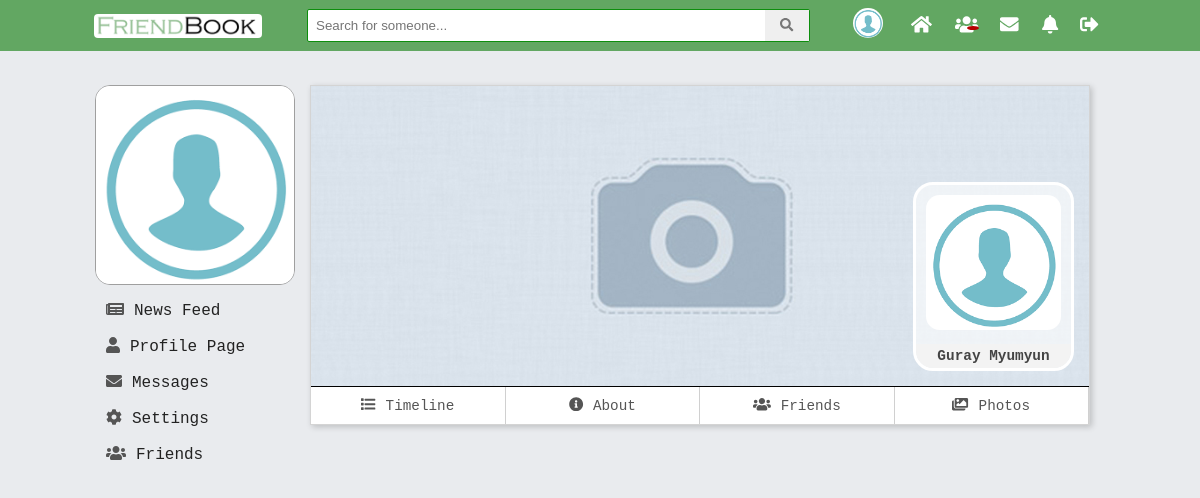
The page /V2.0/view/friends.php?id=9 (signed in) on the database its author committed.
### tables this page shows
CREATE TABLE `users` (
  `id` int(11) NOT NULL,
  `first_name` varchar(45) DEFAULT NULL,
  `last_name` varchar(45) DEFAULT NULL,
  `email` varchar(100) NOT NULL,
  `password` varchar(150) NOT NULL,
  `reg_date` timestamp NOT NULL DEFAULT CURRENT_TIMESTAMP ON UPDATE CURRENT_TIMESTAMP,
  `gender` varchar(45) NOT NULL,
  `birthday` date NOT NULL,
  `relation_status` varchar(30) DEFAULT NULL,
  `profile_pic` varchar(200) NOT NULL,
  `profile_cover` varchar(200) NOT NULL,
  `description` varchar(500) DEFAULT NULL,
  `display_name` varchar(45) DEFAULT NULL,
  `country_id` int(11) DEFAULT NULL,
  `mobile_number` int(11) DEFAULT NULL,
  `www` varchar(100) DEFAULT NULL,
  `skype` varchar(50) DEFAULT NULL
);

### V2.0/model/users_dao.php (called while the page is built, shortened)
<?php
function getUserInfo($user_id) {
    $pdo = $GLOBALS['pdo'];
    $statement = $pdo->prepare("SELECT profile_pic, profile_cover, id, first_name, last_name
                                FROM users
                                WHERE users.id = ?
                                ");
    $statement->execute(array($user_id));
    $result = $statement->fetch(PDO::FETCH_ASSOC);
    return $result;
}

### V2.0/view/friends.php (the view, shortened to what this page needs)
<?php
require_once "../include/header.php";
require_once  "../include/mainHeader.php";
require_once "../model/users_dao.php";
if(isset($_GET['id'])){
    $userIdInfo = getUserInfo(htmlentities($_GET['id']));
    $profilePic = $userIdInfo["profile_pic"];
    $profileCover = $userIdInfo["profile_cover"];
    $userName = $userIdInfo["first_name"] . " " . $userIdInfo["last_name"];
}
else{
    $profilePic = $_SESSION["logged"]["profile_pic"];
    $profileCover = $_SESSION["logged"]["profile_cover"];
    $allPosts = getOwnPosts($_SESSION["logged"]["id"]);
}
?>
    <div id="left-col-grid">
        <div class="lwrap">
            <?php
            require_once  "../include/modules/leftProfileInfo.php";
            require_once  "../include/modules/leftNav.php";
            ?>
        </div>
    </div>
    <div id="content-grid">
        <div id="profileHolder">
            <div id="cover">
                <img  id="cover_img" src="<?php echo $profileCover; ?>" alt="user cover picture">
                <?php
                if(isset($_GET["id"]) && $_GET["id"] != $_SESSION["logged"]["id"]){
                    ?>
                    <div id="userPictrue">
                        <img  id="cover_img" src="<?php echo $profilePic; ?>" alt="user profile picture">
                        <div class="profile-mini-name"><?php echo $userName; ?></div>
                    </div>
                    <?php
                }
                ?>
            </div>
            <?php require_once '../include/profile_nav.php'; ?>
        </div>
    </div>
<?php
require_once "../include/mainFooter.php";
require_once "../include/footer.php";
?>

### V2.0/assets/css/main.css (style rules this page uses)
body { font-size: 1.1em; padding: 0; background-color: #e9ebee; margin: 0; padding-top: 35px; position: relative; font-family: monospace; }
#left-col-grid { grid-area: left; }
#content-grid { grid-area: main; }
#left-col-grid { box-sizing: border-box; position: relative; width: 200px; }
#left-col-grid > *,#right-col-grid > * { position: fixed; width: inherit; font-family: monospace; }
div#userPictrue { position: absolute; background: #ffffff96; bottom: 15px; right: 15px; text-align: center; border-radius: 20px; overflow: hidden; border: 3px solid white; }
div#userPictrue img { max-width: 135px; border-radius: 10%; margin: 10px; }
div#cover { position: relative; height: 300px; width: 100%; overflow: hidden; }
div#profileHolder { background: white; box-shadow: 2px 2px 6px #00000030; border: 1px solid #0000002b; box-sizing: border-box; margin-bottom: 25px; }
.profile-mini-name { background: #f3f3f3; text-transform: capitalize; font-size: 0.9rem; font-weight: bold; color: #444; padding: 4px 0; box-sizing: border-box; }
img#cover_img { width: 100%; max-width: 778px; }

### rows shown on the page
users: profile_cover (placeholder picture), profile_pic (placeholder picture), userName "Guray Myumyun"
